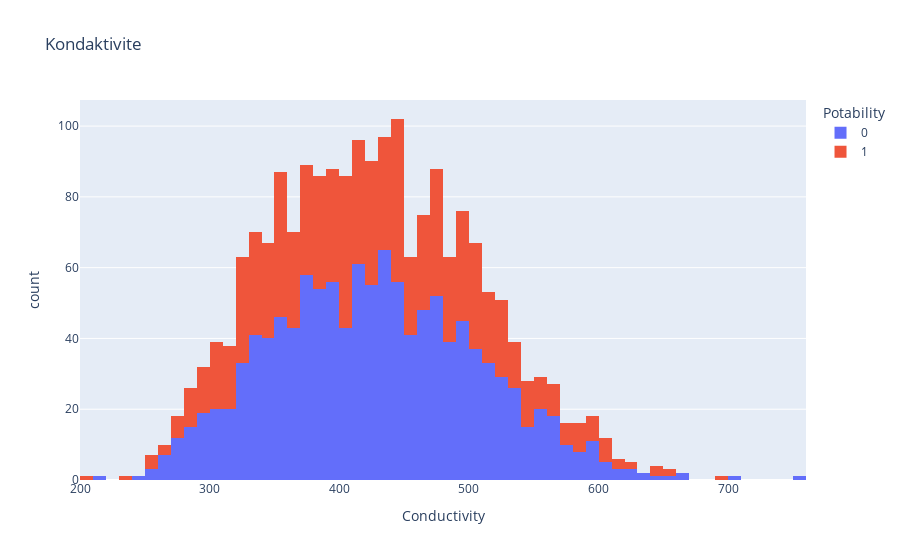

The notebook cell this image was saved under:
### Code cell
figure = px.histogram(df, x = "Conductivity", 
                      color = "Potability", 
                      title= "Kondaktivite")
figure.show()

### Figure 1 — Plotly figure (JSON) as saved in the notebook; plotly's stock layout.template omitted (floating-point values rounded to 4 significant figures; data arrays with more than 128 entries replaced by an {"elided": "..."} marker saying what was removed)
{"data": [{"alignmentgroup": "True", "bingroup": "x", "hovertemplate": "Potability=0<br>Conductivity=%{x}<br>count=%{y}<extra></extra>", "legendgroup": "0", "marker": {"color": "#636efa", "pattern": {"shape": ""}}, "name": "0", "offsetgroup": "0", "orientation": "v", "showlegend": true, "type": "histogram", "x": {"elided": "1200 float values"}, "xaxis": "x", "yaxis": "y"}, {"alignmentgroup": "True", "bingroup": "x", "hovertemplate": "Potability=1<br>Conductivity=%{x}<br>count=%{y}<extra></extra>", "legendgroup": "1", "marker": {"color": "#EF553B", "pattern": {"shape": ""}}, "name": "1", "offsetgroup": "1", "orientation": "v", "showlegend": true, "type": "histogram", "x": {"elided": "811 float values"}, "xaxis": "x", "yaxis": "y"}], "layout": {"barmode": "relative", "legend": {"title": {"text": "Potability"}, "tracegroupgap": 0}, "title": {"text": "Kondaktivite"}, "xaxis": {"anchor": "y", "domain": [0, 1], "title": {"text": "Conductivity"}}, "yaxis": {"anchor": "x", "domain": [0, 1], "title": {"text": "count"}}}}
